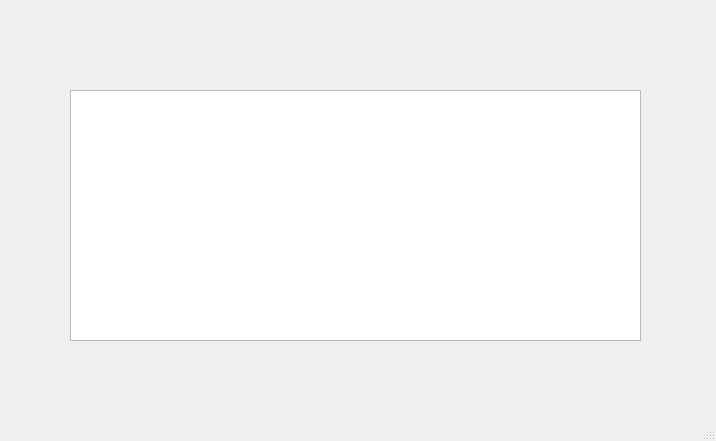
<?xml version="1.0" encoding="UTF-8"?>
<ui version="4.0">
 <class>servWindow</class>
 <widget class="QMainWindow" name="servWindow">
  <property name="geometry">
   <rect>
    <x>0</x>
    <y>0</y>
    <width>716</width>
    <height>441</height>
   </rect>
  </property>
  <property name="minimumSize">
   <size>
    <width>716</width>
    <height>441</height>
   </size>
  </property>
  <property name="maximumSize">
   <size>
    <width>716</width>
    <height>441</height>
   </size>
  </property>
  <property name="windowTitle">
   <string>servWindow</string>
  </property>
  <widget class="QWidget" name="centralwidget">
   <widget class="QTableView" name="tableView">
    <property name="geometry">
     <rect>
      <x>70</x>
      <y>90</y>
      <width>571</width>
      <height>251</height>
     </rect>
    </property>
   </widget>
  </widget>
  <widget class="QMenuBar" name="menubar">
   <property name="geometry">
    <rect>
     <x>0</x>
     <y>0</y>
     <width>716</width>
     <height>25</height>
    </rect>
   </property>
  </widget>
  <widget class="QStatusBar" name="statusbar"/>
 </widget>
 <resources/>
 <connections/>
</ui>
